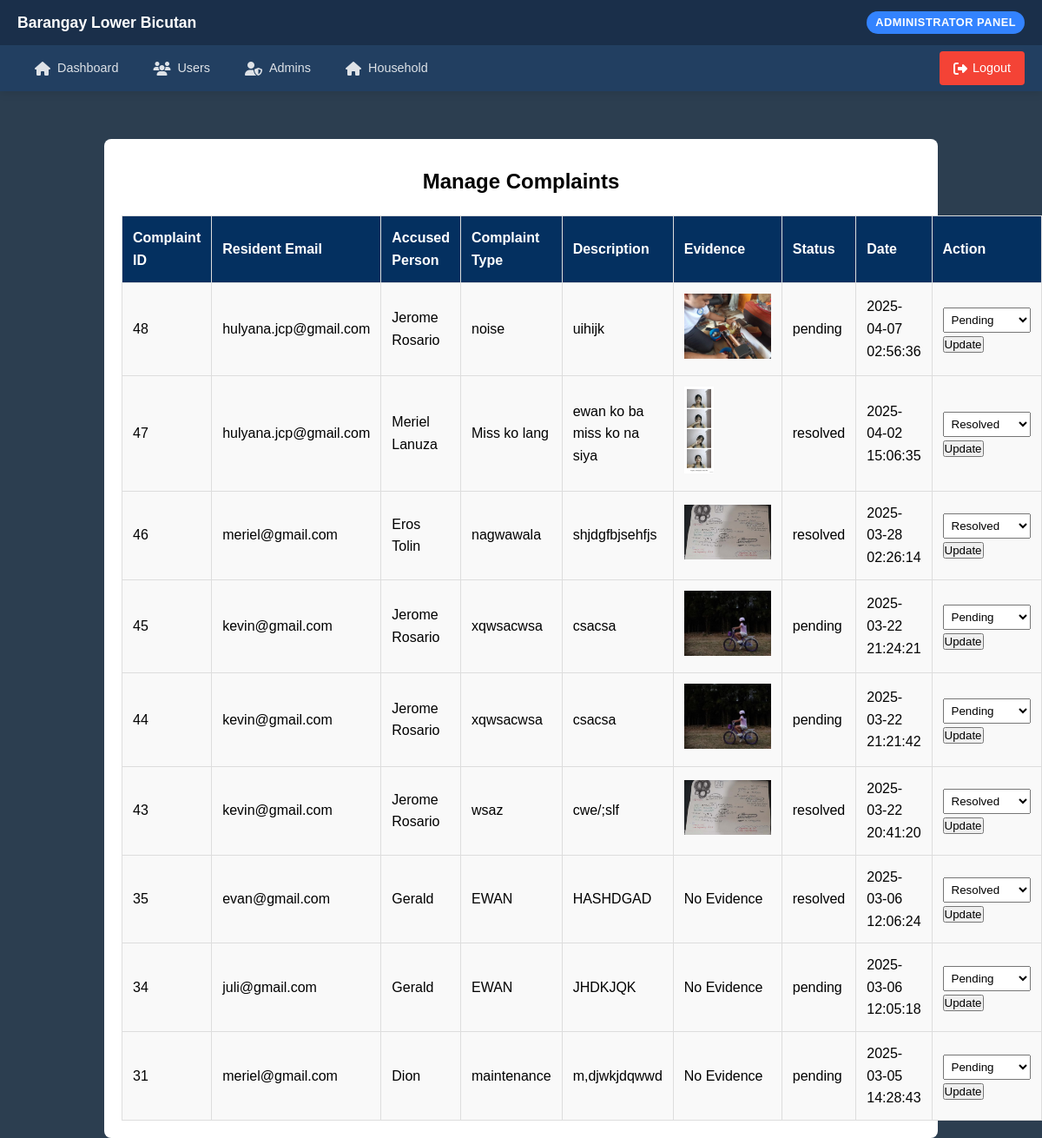
The page /admin/legal_complaints.php (signed in) on the database its author committed.
### tables this page shows
CREATE TABLE `complaints` (
  `complaint_id` int(11) NOT NULL,
  `user_id` int(11) NOT NULL,
  `complaint_type` varchar(100) NOT NULL,
  `description` text NOT NULL,
  `status` enum('pending','in_progress','resolved') DEFAULT 'pending',
  `created_at` timestamp NOT NULL DEFAULT current_timestamp(),
  `accussed_person` varchar(255) NOT NULL,
  `image` varchar(255) DEFAULT NULL
);

CREATE TABLE `users` (
  `user_id` int(11) NOT NULL,
  `password_hash` varchar(255) NOT NULL,
  `email` varchar(100) NOT NULL,
  `role` enum('admin','resident','secretary','maintenance','lupon','offices') DEFAULT 'resident',
  `created_at` timestamp NOT NULL DEFAULT current_timestamp(),
  `address` varchar(255) NOT NULL
);

### admin/legal_complaints.php (the view, shortened to what this page needs)
<?php
include '../includes/config.php';
include_once '../includes/adminHeader.php';
function getAllComplaints($conn) {
    $sql = "SELECT c.complaint_id, c.user_id, c.complaint_type, c.description, c.status,
                   c.created_at, c.accussed_person, c.image, u.email, r.fname, r.lname
            FROM complaints c
            JOIN users u ON c.user_id = u.user_id
            JOIN residents r ON u.user_id = r.user_id
            ORDER BY c.created_at DESC";
    $result = $conn->query($sql);
    $complaints = [];
    while ($row = $result->fetch_assoc()) {
        $complaints[] = $row;
    }
    return $complaints;
}
$complaints = getAllComplaints($conn);
?>
<!DOCTYPE html>
<html lang="en">
<head>
</head>
<body>
<div class="container">
    <h2>Manage Complaints</h2>
    <table>
        <tr>
            <th>Complaint ID</th>
            <th>Resident Email</th>
            <th>Accused Person</th>
            <th>Complaint Type</th>
            <th>Description</th>
            <th>Evidence</th>
            <th>Status</th>
            <th>Date</th>
            <th>Action</th>
        </tr>
        <?php foreach ($complaints as $complaint) { ?>
            <tr>
                <td><?php echo htmlspecialchars($complaint['complaint_id']); ?></td>
                <td><?php echo htmlspecialchars($complaint['email']); ?></td>
                <td><?php echo htmlspecialchars($complaint['accussed_person']); ?></td>
                <td><?php echo htmlspecialchars($complaint['complaint_type']); ?></td>
                <td><?php echo htmlspecialchars($complaint['description']); ?></td>
                <td>
                    <?php
                        $image_filename = basename($complaint['image']);
                        $image_path = "../user/uploads/" . $image_filename;
                        if (!empty($image_filename) && file_exists($image_path)) {
                    ?>
                        <a href="<?php echo htmlspecialchars($image_path); ?>" target="_blank">
                            <img src="<?php echo htmlspecialchars($image_path); ?>" alt="Evidence" style="max-width: 100px; max-height: 100px;">
                        </a>
                    <?php
                        } else {
                            echo 'No Evidence';
                        }
                    ?>
                </td>
                <td><?php echo htmlspecialchars($complaint['status']); ?></td>
                <td><?php echo htmlspecialchars($complaint['created_at']); ?></td>
                <td>
                    <form method="POST" action="">
                        <select name="status" class="status-dropdown" onchange="toggleDateInput(this, '<?php echo $complaint['complaint_id']; ?>')">
                            <option value="pending" <?php if ($complaint['status'] == 'pending') echo 'selected'; ?>>Pending</option>
                            <option value="resolved" <?php if ($complaint['status'] == 'resolved') echo 'selected'; ?>>Resolved</option>
                        </select>
                        <button type="submit" name="update_status">Update</button>
                    </form>
                </td>
            </tr>
        <?php } ?>
    </table>
</div>
</body>
</html>

### includes/adminHeader.php (shortened to what this page needs)
<?php
$current_page = basename($_SERVER['PHP_SELF']);
?>
<!DOCTYPE html>
<html lang="en">
<head>
    <link rel="stylesheet" href="https://cdnjs.cloudflare.com/ajax/libs/font-awesome/6.4.2/css/all.min.css">
</head>
<body>
<header>
    <div class="brgy-header">
        <div class="brgy-title">
            Barangay Lower Bicutan
        </div>
        <div class="admin-badge">Administrator Panel</div>
    </div>
    <div class="nav-container">
        <nav>
            <ul id="mainNav">
                <li><a href="../item/index.php" class="<?php echo $current_page == 'index.php' ? 'active' : ''; ?>">
                    <i class="fa-solid fa-house"></i> Dashboard
                </a></li>
                <li><a href="../admin/users.php" class="<?php echo $current_page == 'users.php' ? 'active' : ''; ?>">
                    <i class="fa-solid fa-users"></i> Users
                </a></li>
                <li><a href="../admin/admins.php" class="<?php echo $current_page == 'admins.php' ? 'active' : ''; ?>">
                    <i class="fa-solid fa-user-shield"></i> Admins
                </a></li>
                <li><a href="../admin/household.php" class="<?php echo $current_page == 'household.php' ? 'active' : ''; ?>">
                    <i class="fa-solid fa-home"></i> Household
                </a></li>
                <li class="user-menu">
                    <?php if (isset($_SESSION['user_id'])): ?>
                        <a href="../user/logout.php" class="logout-btn">
                            <i class="fa-solid fa-sign-out-alt"></i> Logout
                        </a>
                    <?php else: ?>
                        <a href="../user/login.php">
                            <i class="fa-solid fa-sign-in-alt"></i> Login
                        </a>
                    <?php endif; ?>
                </li>
            </ul>
        </nav>
    </div>
</header>
<div class="content-container">
</div>
</body>
</html>

### includes/adminHeader.php (style rules this page uses)
* { margin: 0; padding: 0; box-sizing: border-box; }
body { font-family: 'Poppins', sans-serif; color: #333; background-color: #f8f9fa; line-height: 1.6; padding-top: 120px; }
header { position: fixed; top: 0; left: 0; width: 100%; background-color: #223F61; box-shadow: 0 2px 10px rgba(0, 0, 0, 0.1); z-index: 1000; }
.brgy-header { display: flex; justify-content: space-between; align-items: center; padding: 12px 20px; background-color: #1a2f4a; color: white; }
.brgy-title { font-size: 1.1rem; font-weight: 600; display: flex; align-items: center; }
.admin-badge { background-color: #3383FF; color: white; padding: 3px 10px; border-radius: 30px; font-size: 0.8rem; font-weight: 600; text-transform: uppercase; letter-spacing: 0.5px; }
.nav-container { display: flex; justify-content: space-between; align-items: center; padding: 0 20px; position: relative; }
nav { width: 100%; }
nav ul { display: flex; list-style: none; justify-content: flex-start; align-items: center; }
nav ul li { margin: 0; position: relative; }
nav ul li a { display: flex; align-items: center; color: rgba(255, 255, 255, 0.85); text-decoration: none; padding: 15px 20px; font-weight: 500; font-size: 0.9rem; transition: all 0.3s ease; }
nav ul li a i { margin-right: 8px; font-size: 1rem; }
.user-menu { display: flex; align-items: center; margin-left: auto; }
.logout-btn { background-color: #f44336; color: white; padding: 8px 16px; border-radius: 4px; border: none; font-weight: 500; transition: all 0.3s ease; cursor: pointer; display: flex; align-items: center; }
.logout-btn i { margin-right: 6px; }
.content-container { padding: 20px; max-width: 1200px; margin: 0 auto; }

### admin/legal_complaints.php (style rules this page uses)
body { font-family: Arial, sans-serif; background-color: #2c3e50; }
.container { width: 80%; margin: 0 auto; background: #fff; padding: 20px; border-radius: 8px; }
table { width: 100%; border-collapse: collapse; margin-top: 20px; }
th, td { border: 1px solid #ddd; padding: 12px; text-align: left; }
th { background: #043060; color: white; }
td { background: #f9f9f9; color: black; }
select, input[type="date"], input[type="time"] { padding: 5px; margin-top: 5px; }
h2 { color: black; text-align: center; margin-bottom: 20px; }

### rows shown on the page
complaints: complaint_id "48", user.email "hulyana.jcp@gmail.com", accussed_person "Jerome Rosario", complaint_type "noise", description "uihijk", image (picture), status "pending", created_at "2025-04-07 02:56:36", status "Pending"
complaints: complaint_id "47", user.email "hulyana.jcp@gmail.com", accussed_person "Meriel Lanuza", complaint_type "Miss ko lang", description "ewan ko ba miss ko na siya", image (picture), status "resolved", created_at "2025-04-02 15:06:35", status "Resolved"
complaints: complaint_id "46", user.email "meriel@gmail.com", accussed_person "Eros Tolin", complaint_type "nagwawala", description "shjdgfbjsehfjs", image (picture), status "resolved", created_at "2025-03-28 02:26:14", status "Resolved"
complaints: complaint_id "45", user.email "kevin@gmail.com", accussed_person "Jerome Rosario", complaint_type "xqwsacwsa", description "csacsa", image (picture), status "pending", created_at "2025-03-22 21:24:21", status "Pending"
complaints: complaint_id "44", user.email "kevin@gmail.com", accussed_person "Jerome Rosario", complaint_type "xqwsacwsa", description "csacsa", image (picture), status "pending", created_at "2025-03-22 21:21:42", status "Pending"
complaints: complaint_id "43", user.email "kevin@gmail.com", accussed_person "Jerome Rosario", complaint_type "wsaz", description "cwe/;slf", image (picture), status "resolved", created_at "2025-03-22 20:41:20", status "Resolved"
complaints: complaint_id "35", user.email "evan@gmail.com", accussed_person "Gerald", complaint_type "EWAN", description "HASHDGAD", shows "No Evidence", status "resolved", created_at "2025-03-06 12:06:24", status "Resolved"
complaints: complaint_id "34", user.email "juli@gmail.com", accussed_person "Gerald", complaint_type "EWAN", description "JHDKJQK", shows "No Evidence", status "pending", created_at "2025-03-06 12:05:18", status "Pending"
complaints: complaint_id "31", user.email "meriel@gmail.com", accussed_person "Dion", complaint_type "maintenance", description "m,djwkjdqwwd", shows "No Evidence", status "pending", created_at "2025-03-05 14:28:43", status "Pending"
